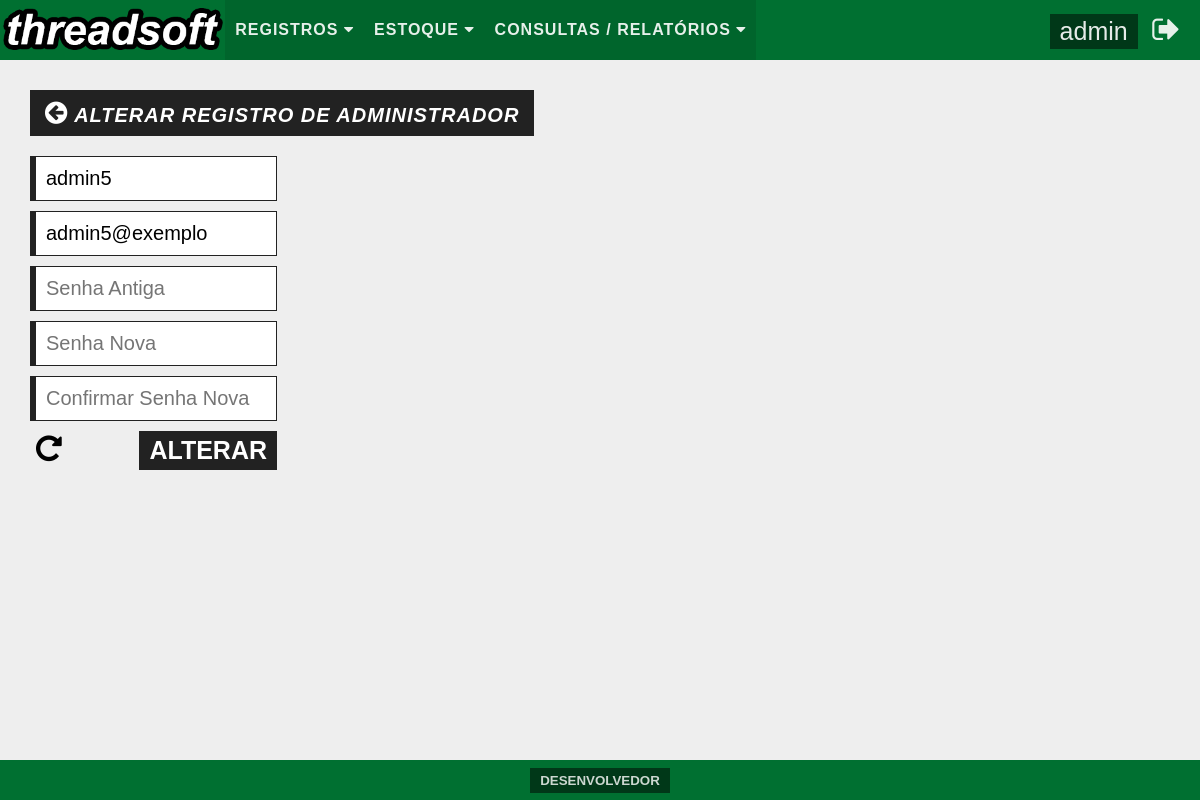
The app's page /pages/main.php?folder=system/user/&file=fmalt_user&ext=php&id=05 (signed in) with its own data.
### tables this page shows
CREATE TABLE `users` (
  `id` tinyint(2) UNSIGNED ZEROFILL NOT NULL COMMENT 'Este campo serve como identificador único para usuário.',
  `username` varchar(20) NOT NULL COMMENT 'Este campo é destinado a armazenar o nome de usuário.',
  `password` char(32) NOT NULL COMMENT 'Este campo é a armazenar a senha para o usuário.',
  `email` varchar(100) NOT NULL COMMENT 'Este campo é destinado a armazanar o e-mail do usuário.'
);

### pages/main.php (the view, shortened to what this page needs)
<!DOCTYPE html>
<?php
  include "../security/database/dbconnect.php";
?>
<html>
  <head>
    <link rel="stylesheet" href="../css/reset.css">
    <link rel="stylesheet" href="../css/style.css">
    <link rel="stylesheet" href="../css/font-awesome-4.6.3/css/font-awesome.min.css">
  </head>
  <body>
    <header>
      <nav id="headerMenu">
        <a href="?folder=/&file=initial&ext=php"><img src="../img/logo.png" id="menuLogo"/></a>
        <ul id="menuList">
          <li class="dropdown">
               <a href="#" class="dropbtn">Registros <i class="fa fa-caret-down" aria-hidden="true"></i></a>
             </li><li class="dropdown">
            <a href="#" class="dropbtn">Estoque <i class="fa fa-caret-down" aria-hidden="true"></i></a>
          </li><li class="dropdown">
            <a href="#" class="dropbtn">Consultas / Relatórios <i class="fa fa-caret-down" aria-hidden="true"></i></a>
          </li>
        </ul>
        <div id="menuUser">
          <?php
            $sql_sel_users = "SELECT username, id FROM users WHERE id = ".$_SESSION['idUsuario'];
            $sql_sel_users_preparado = $conexaobd -> prepare($sql_sel_users);
            $sql_sel_users_preparado -> execute();
            $sql_sel_users_dados = $sql_sel_users_preparado -> fetch();
          ?>
          <a href="?folder=system/user/&file=fmalt_user&ext=php&id=<?php echo $sql_sel_users_dados['id'] ?>"><?php echo $sql_sel_users_dados['username'] ?></a>
          <a href="../security/authentication/logout_authentication.php"><i class="fa fa-sign-out" aria-hidden="true"></i></a>
        </div>
      </nav>
    </header>
    <?php
      if(isset($_GET['folder'])&&isset($_GET['file'])&&isset($_GET['ext'])){
        if(!include $_GET['folder'].$_GET['file'].".".$_GET['ext']){
          echo "<h1>Página não encontrada!</h1>";
        }
      }else{
        include "initial.php";
      }
    ?>
    <footer>
      <button onclick="openModal()" id="openModal">Desenvolvedor</button>
    </footer>
  </body>
</html>

### pages/system/user/fmalt_user.php (shortened to what this page needs)
<div id="contentSingleAdd">
  <?php
    $id = $_GET['id'];
    $sql_sel_users = "SELECT id, username, email, password FROM users WHERE id='".$id."'";
    $sql_sel_users_preparado = $conexaobd->prepare($sql_sel_users);
    $sql_sel_users_preparado->execute();
    $sql_sel_users_dados = $sql_sel_users_preparado->fetch();
  ?>
  <h1><a href="?folder=system/user/&file=fmadd_user&ext=php"><i class="fa fa-arrow-circle-left" aria-hidden="true"></i></a> Alterar Registro de Administrador</h1><br>
  <div>
    <form action="?folder=system/user/&file=alt_user&ext=php" method="post">
      <input type="text" name="txtusername" placeholder="Usuário" value="<?php echo $sql_sel_users_dados['username'] ?>"><br>
      <input type="text" name="txtemail" placeholder="E-mail" value="<?php echo $sql_sel_users_dados['email'] ?>"><br>
      <input type="password" name="pwdoldpassword" placeholder="Senha Antiga"><br>
      <input type="password" name="pwdpassword" placeholder="Senha Nova"><br>
      <input type="password" name="pwdcpassword" placeholder="Confirmar Senha Nova"><br>
      <button type="reset" name="btnclean"><i class="fa fa-repeat" aria-hidden="true"></i></button>
      <button type="submit" name="btnsend">Alterar</button>
    </form>
  </div>
</div>

### css/style.css (style rules this page uses)
body { background: #eee; }
#headerMenu { background: #007031; height: 60px; -webkit-user-select: none; width: 100%; margin-bottom: 20px; }
#menuLogo { display: inline-block; float: left; height: 80%; margin-top: 5px; }
#menuList { display: inline-block; float: left; }
#menuList > li { background: rgba(0,0,0, 0.1); color: rgba(255,255,255,0.7); display: inline-block; font-family: Arial, sans-serif; font-weight: bold; line-height: 60px; padding-left: 10px; padding-right: 10px; text-transform: uppercase; }
li a, .dropbtn { color: rgba(255,255,255,0.9); letter-spacing: 1px; text-decoration: none; }
li.dropdown { display: inline-block; }
#menuUser { float: right; font-family: Arial, sans-serif; margin-right: 20px; }
#menuUser > a { color: rgba(255,255,255,0.9); font-size: 25px; text-decoration: none; }
#menuUser > a:first-of-type { background: rgba(0,0,0,0.5); display: inline-block; padding: 5px 10px 5px 10px; }
#menuUser > a:last-of-type { font-size: 30px; line-height: 60px; margin-left: 10px; }
footer { background: #007031; bottom: 0; font-size: 14px; height: 40px; font-family: Arial, sans-serif; text-align: center; position: fixed; width: 100%; }
footer > button { border: none; text-transform: uppercase; cursor: pointer; outline: none; background: rgba(0,0,0,0.5); color: rgba(255,255,255,0.8); display: inline-block; font-weight: bold; margin-top: 8px; padding: 5px 10px 5px 10px; text-decoration: none; -webkit-user-select: none; }
#contentSingleAdd { margin-left: 30px; }
#contentSingleAdd > h1 { font-family: Arial, sans-serif; font-size: 20px; letter-spacing: 1px; font-style: italic; font-weight: bold; padding: 10px 15px 10px 15px; background: #222; color: #fff; text-transform: uppercase; display: inline-block; margin-top: 10px; }
#contentSingleAdd > h1 > a { color: #fff; text-decoration: none; font-size: 26px; }
#contentSingleAdd > div:first-of-type { float: left; margin-top: 20px; width: 247px; background: rgba(0,0,0,0.0); margin-right: 200px; height: auto !important; }
#contentSingleAdd > div:first-of-type > form > input { width: 220px; border: none; border-left: 6px solid #222; border-top: 1px solid #222; border-right: 1px solid #222; border-bottom: 1px solid #222; margin-bottom: 10px; outline: none; padding: 10px; font-size: 20px; }
#contentSingleAdd > div:first-of-type > form > button:first-of-type { background: none; border: none; outline: none; font-size: 30px; cursor: pointer; }
#contentSingleAdd > div:first-of-type > form > button:last-of-type { border: none; background: #222; outline: none; font-size: 25px; color: #fff; text-transform: uppercase; padding: 5px 10px 5px 10px; float: right; font-weight: bold; cursor: pointer; }
#contentSingleAdd > div:last-of-type { float: left; overflow-y: auto; margin-top: 20px; }

### records on screen
users: username "admin"
users: txtusername "admin5", txtemail "admin5@exemplo"
